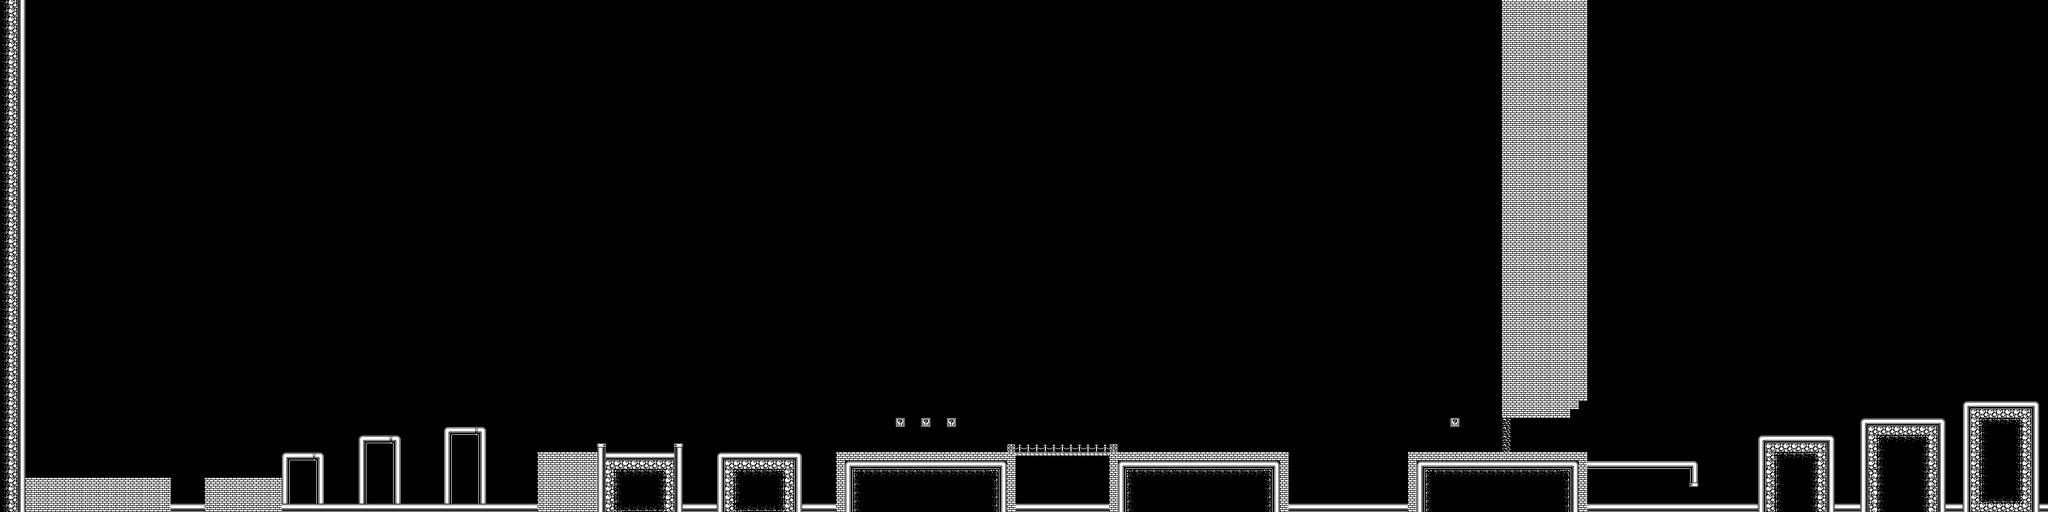

A 2D game scene composited from a Tiled map and its tileset images. What follows is a short description and the map's XML, with each tile layer's data collapsed to a summary:
An orthogonal 240x60 tile map with 16x16 px tiles, 2 tile layers (Background Color, Graphic Layer) and 45 objects.

<map version="1.2" tiledversion="1.3.3" orientation="orthogonal" renderorder="right-down" width="240" height="60" tilewidth="16" tileheight="16" infinite="0" nextlayerid="26" nextobjectid="595">
 <tileset firstgid="1" source="ChaoPedra.tsx" />
 <layer id="1" name="Background Color" width="240" height="60" opacity="0.7">
  <properties>
   <property name="mushroom" value="" />
  </properties>
  <data>[14400 cells, 0 non-empty, 0 distinct tile ids]</data>
 </layer>
 <layer id="2" name="Graphic Layer" width="240" height="60">
  <data>[14400 cells, 1705 non-empty, 16 distinct tile ids]</data>
 </layer>
 <objectgroup id="3" name="Ground">
  <object id="542" x="0" y="896.5" width="320" height="64" />
  <object id="543" x="-0.166667" y="0.5" width="46.6667" height="896" />
  <object id="544" x="383.75" y="895.75" width="144" height="64" />
  <object id="545" x="527.75" y="848" width="80" height="96" />
  <object id="546" x="672.25" y="816.5" width="80" height="128" />
  <object id="547" x="831.75" y="800" width="80" height="144" />
  <object id="553" x="1008" y="848" width="272" height="112" />
  <object id="554" x="1264" y="831.5" width="16" height="16" />
  <object id="555" x="1119.75" y="831.75" width="16" height="16" />
  <object id="556" x="1344" y="848" width="160" height="112" />
  <object id="562" x="1568" y="848" width="848.5" height="112" />
  <object id="572" x="2640" y="848" width="335.875" height="112" />
  <object id="576" x="2975.5" y="863.5" width="208" height="16" />
  <object id="577" x="3296" y="815.5" width="144" height="144" />
  <object id="578" x="3488" y="784.5" width="160" height="176" />
  <object id="579" x="3679.5" y="752" width="144" height="208" />
  <object id="591" x="2816.33" y="462.667" width="160" height="320" />
 </objectgroup>
 <objectgroup id="5" name="Coins">
  <object id="564" x="1680" y="784.125" width="16" height="16" />
  <object id="565" x="1728.13" y="784.125" width="16" height="16" />
  <object id="566" x="1776.25" y="784" width="16" height="16" />
  <object id="571" x="2719.67" y="783.667" width="16" height="16">
   <properties>
    <property name="mushroom" value="" />
   </properties>
  </object>
 </objectgroup>
 <objectgroup id="6" name="Bricks">
  <object id="590" x="2816" y="816" width="16" height="15.75" />
  <object id="592" x="2816" y="832" width="16" height="15.75" />
  <object id="593" x="2816" y="800" width="16" height="15.75" />
  <object id="594" x="2816" y="784" width="16" height="15.75" />
 </objectgroup>
 <objectgroup id="7" name="Goombas">
  <object id="569" x="2480" y="833" width="16" height="16" />
  <object id="570" x="2560" y="832.5" width="16" height="16" />
  <object id="573" x="3231" y="848" width="16" height="16" />
 </objectgroup>
 <objectgroup id="8" name="Ratao">
  <object id="560" x="1423.67" y="831.667" width="16" height="16" />
  <object id="561" x="1968" y="832" width="16" height="16" />
  <object id="574" x="3360" y="799.667" width="16" height="16" />
 </objectgroup>
 <objectgroup id="9" name="Slime">
  <object id="559" x="1200" y="832.333" width="16" height="16" />
  <object id="575" x="3552" y="768.5" width="16" height="16" />
 </objectgroup>
 <objectgroup id="11" name="Repinba">
  <object id="557" x="1504.25" y="832.25" width="16" height="16" />
  <object id="558" x="1262" y="831.886" width="16" height="16" />
  <object id="567" x="1888" y="832" width="16" height="16" />
  <object id="568" x="2080.18" y="832.182" width="16" height="16" />
  <object id="580" x="3279.5" y="800" width="16" height="16" />
  <object id="581" x="3439.5" y="799.5" width="16" height="16" />
  <object id="582" x="3647.5" y="768.5" width="16" height="16" />
  <object id="583" x="3471.5" y="768" width="16" height="16" />
  <object id="588" x="1329.09" y="831.818" width="16" height="16" />
  <object id="589" x="1122" y="831.818" width="16" height="16" />
 </objectgroup>
 <objectgroup id="12" name="Morte">
  <object id="548" x="527.667" y="943.667" width="3312" height="16" />
  <object id="549" x="320" y="944.667" width="64" height="16" />
 </objectgroup>
 <objectgroup id="13" name="Boss" />
 <objectgroup id="25" name="Pedras" />
</map>